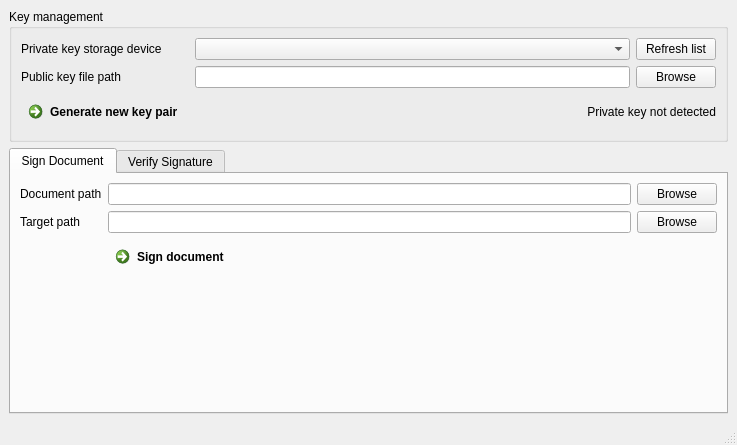
<?xml version="1.0" encoding="UTF-8"?>
<ui version="4.0">
 <class>MainWindow</class>
 <widget class="QMainWindow" name="MainWindow">
  <property name="geometry">
   <rect>
    <x>0</x>
    <y>0</y>
    <width>737</width>
    <height>445</height>
   </rect>
  </property>
  <property name="windowTitle">
   <string>B.R.O.N.O.A. file signer</string>
  </property>
  <property name="autoFillBackground">
   <bool>false</bool>
  </property>
  <property name="documentMode">
   <bool>false</bool>
  </property>
  <property name="tabShape">
   <enum>QTabWidget::Rounded</enum>
  </property>
  <property name="dockOptions">
   <set>QMainWindow::AllowTabbedDocks|QMainWindow::AnimatedDocks</set>
  </property>
  <widget class="QWidget" name="centralwidget">
   <property name="sizePolicy">
    <sizepolicy hsizetype="Expanding" vsizetype="Expanding">
     <horstretch>1</horstretch>
     <verstretch>1</verstretch>
    </sizepolicy>
   </property>
   <layout class="QGridLayout" name="gridLayout">
    <item row="0" column="0">
     <widget class="QGroupBox" name="groupBox">
      <property name="sizePolicy">
       <sizepolicy hsizetype="Preferred" vsizetype="Preferred">
        <horstretch>0</horstretch>
        <verstretch>0</verstretch>
       </sizepolicy>
      </property>
      <property name="title">
       <string>Key management</string>
      </property>
      <layout class="QFormLayout" name="formLayout_2">
       <item row="2" column="0">
        <widget class="QLabel" name="label">
         <property name="text">
          <string>Private key storage device</string>
         </property>
        </widget>
       </item>
       <item row="2" column="1">
        <layout class="QHBoxLayout" name="horizontalLayout">
         <item>
          <widget class="QComboBox" name="deviceSelector">
           <property name="sizePolicy">
            <sizepolicy hsizetype="Preferred" vsizetype="Fixed">
             <horstretch>0</horstretch>
             <verstretch>0</verstretch>
            </sizepolicy>
           </property>
          </widget>
         </item>
         <item>
          <widget class="QPushButton" name="deviceSelectorRefresh">
           <property name="enabled">
            <bool>true</bool>
           </property>
           <property name="sizePolicy">
            <sizepolicy hsizetype="Maximum" vsizetype="Fixed">
             <horstretch>0</horstretch>
             <verstretch>0</verstretch>
            </sizepolicy>
           </property>
           <property name="text">
            <string>Refresh list</string>
           </property>
          </widget>
         </item>
        </layout>
       </item>
       <item row="7" column="0">
        <widget class="QLabel" name="label_3">
         <property name="text">
          <string>Public key file path</string>
         </property>
        </widget>
       </item>
       <item row="7" column="1">
        <layout class="QHBoxLayout" name="horizontalLayout_2">
         <item>
          <widget class="QLineEdit" name="publicKeyPath"/>
         </item>
         <item>
          <widget class="QPushButton" name="publicKeyBrowse">
           <property name="text">
            <string>Browse</string>
           </property>
          </widget>
         </item>
        </layout>
       </item>
       <item row="12" column="0">
        <widget class="QCommandLinkButton" name="commandLinkButton">
         <property name="text">
          <string>Generate new key pair</string>
         </property>
        </widget>
       </item>
       <item row="12" column="1">
        <widget class="QLabel" name="keysStatus">
         <property name="text">
          <string>Private key not detected</string>
         </property>
         <property name="alignment">
          <set>Qt::AlignRight|Qt::AlignTrailing|Qt::AlignVCenter</set>
         </property>
        </widget>
       </item>
      </layout>
     </widget>
    </item>
    <item row="1" column="0">
     <widget class="QTabWidget" name="tabWidget">
      <property name="sizePolicy">
       <sizepolicy hsizetype="Expanding" vsizetype="Expanding">
        <horstretch>1</horstretch>
        <verstretch>1</verstretch>
       </sizepolicy>
      </property>
      <property name="currentIndex">
       <number>0</number>
      </property>
      <widget class="QWidget" name="tab">
       <attribute name="title">
        <string>Sign Document</string>
       </attribute>
       <layout class="QFormLayout" name="formLayout">
        <item row="1" column="0">
         <widget class="QLabel" name="label_5">
          <property name="text">
           <string>Document path</string>
          </property>
         </widget>
        </item>
        <item row="1" column="1">
         <layout class="QHBoxLayout" name="horizontalLayout_3">
          <item>
           <widget class="QLineEdit" name="signDocumentPath"/>
          </item>
          <item>
           <widget class="QPushButton" name="signDocumentBrowse">
            <property name="text">
             <string>Browse</string>
            </property>
           </widget>
          </item>
         </layout>
        </item>
        <item row="3" column="1">
         <layout class="QHBoxLayout" name="horizontalLayout_4">
          <item>
           <widget class="QLineEdit" name="signTargetPath"/>
          </item>
          <item>
           <widget class="QPushButton" name="signTargetBrowse">
            <property name="text">
             <string>Browse</string>
            </property>
           </widget>
          </item>
         </layout>
        </item>
        <item row="3" column="0">
         <widget class="QLabel" name="label_6">
          <property name="text">
           <string>Target path</string>
          </property>
         </widget>
        </item>
        <item row="5" column="1">
         <widget class="QCommandLinkButton" name="signButton">
          <property name="text">
           <string>Sign document</string>
          </property>
         </widget>
        </item>
       </layout>
      </widget>
      <widget class="QWidget" name="tab_2">
       <attribute name="title">
        <string>Verify Signature</string>
       </attribute>
       <widget class="QLabel" name="label_7">
        <property name="geometry">
         <rect>
          <x>10</x>
          <y>10</y>
          <width>101</width>
          <height>16</height>
         </rect>
        </property>
        <property name="text">
         <string>Document path</string>
        </property>
       </widget>
       <widget class="QCommandLinkButton" name="commandLinkButton_2">
        <property name="geometry">
         <rect>
          <x>90</x>
          <y>40</y>
          <width>661</width>
          <height>41</height>
         </rect>
        </property>
        <property name="text">
         <string>Verify signature</string>
        </property>
       </widget>
       <widget class="QWidget" name="horizontalLayoutWidget_5">
        <property name="geometry">
         <rect>
          <x>90</x>
          <y>0</y>
          <width>611</width>
          <height>31</height>
         </rect>
        </property>
        <layout class="QHBoxLayout" name="horizontalLayout_5">
         <item>
          <widget class="QLineEdit" name="lineEdit_4"/>
         </item>
         <item>
          <widget class="QPushButton" name="pushButton_5">
           <property name="text">
            <string>Browse</string>
           </property>
          </widget>
         </item>
        </layout>
       </widget>
      </widget>
     </widget>
    </item>
   </layout>
  </widget>
  <widget class="QMenuBar" name="menubar">
   <property name="geometry">
    <rect>
     <x>0</x>
     <y>0</y>
     <width>737</width>
     <height>21</height>
    </rect>
   </property>
  </widget>
  <widget class="QStatusBar" name="statusbar"/>
 </widget>
 <layoutfunction spacing="1" margin="1"/>
 <resources/>
 <connections/>
</ui>
